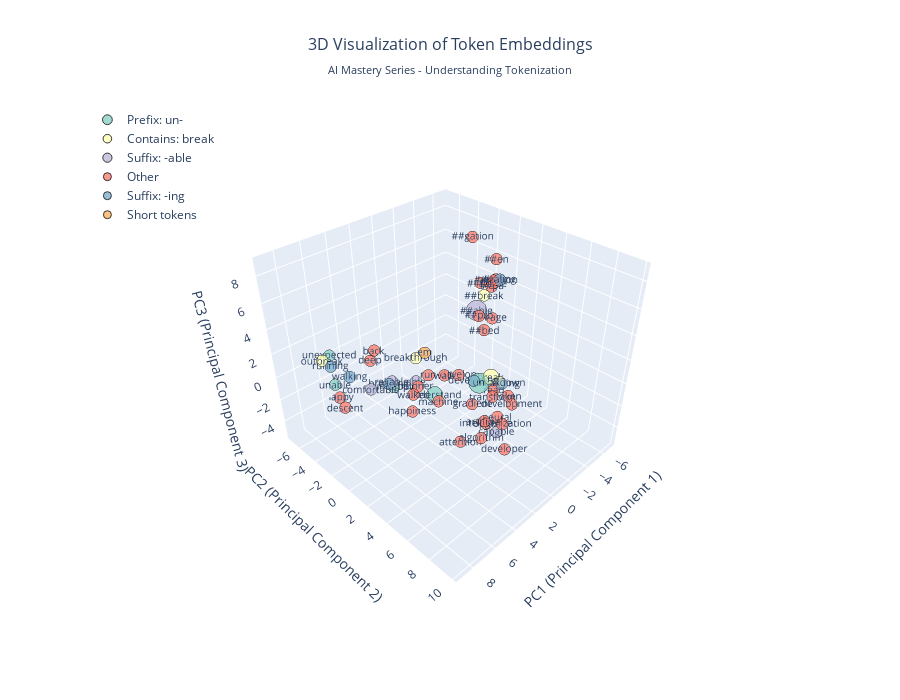
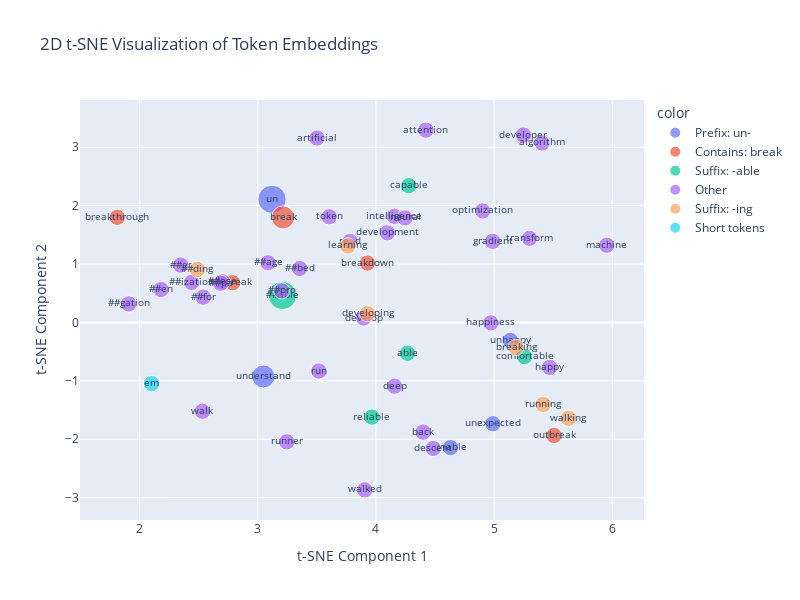

The notebook cell these images were saved under, in order:
### Code cell
# Get embeddings for unique tokens
unique_tokens = list(token_counts.keys())
print(f"\nGenerating embeddings for {len(unique_tokens)} unique tokens...")

embeddings, valid_tokens = get_token_embeddings(unique_tokens, tokenizer, model)
print(f"Generated embeddings shape: {embeddings.shape}")

# Reduce dimensions to 3D using PCA
print("\nReducing dimensions to 3D using PCA...")
pca = PCA(n_components=3)
embeddings_3d = pca.fit_transform(embeddings)

print(f"3D embeddings shape: {embeddings_3d.shape}")
print(f"Explained variance ratio: {pca.explained_variance_ratio_}")
print(f"Total explained variance: {sum(pca.explained_variance_ratio_):.3f}")

# Create dataframe for visualization
df_viz = pd.DataFrame({
    'token': valid_tokens,
    'x': embeddings_3d[:, 0],
    'y': embeddings_3d[:, 1],
    'z': embeddings_3d[:, 2],
    'frequency': [token_counts[token] for token in valid_tokens]
})

# Add categories for coloring
def categorize_token(token):
    if token.startswith('un'):
        return 'Prefix: un-'
    elif token.endswith('able'):
        return 'Suffix: -able'
    elif token.endswith('ing'):
        return 'Suffix: -ing'
    elif 'break' in token:
        return 'Contains: break'
    elif token in ['the', 'a', 'an', 'and', 'or', 'but']:
        return 'Common words'
    elif len(token) <= 2:
        return 'Short tokens'
    else:
        return 'Other'

df_viz['category'] = df_viz['token'].apply(categorize_token)

# Create 3D interactive plot with error handling
print("\nCreating 3D visualization...")

try:
    fig = go.Figure()

    # Add points for each category
    categories = df_viz['category'].unique()
    colors = px.colors.qualitative.Set3

    for i, category in enumerate(categories):
        mask = df_viz['category'] == category
        subset = df_viz[mask]
        
        fig.add_trace(go.Scatter3d(
            x=subset['x'],
            y=subset['y'],
            z=subset['z'],
            mode='markers+text',
            marker=dict(
                size=subset['frequency'] * 3 + 5,  # Size based on frequency
                color=colors[i % len(colors)],
                opacity=0.8,
                line=dict(width=1, color='black')
            ),
            text=subset['token'],
            textposition='middle center',
            textfont=dict(size=10),
            name=category,
            hovertemplate=
            '<b>Token:</b> %{text}<br>' +
            '<b>Category:</b> ' + category + '<br>' +
            '<b>Frequency:</b> %{marker.size}<br>' +
            '<b>Coordinates:</b> (%{x:.2f}, %{y:.2f}, %{z:.2f})<br>' +
            '<extra></extra>'
        ))

    # Update layout
    fig.update_layout(
        title={
            'text': '3D Visualization of Token Embeddings<br><sub>AI Mastery Series - Understanding Tokenization</sub>',
            'x': 0.5,
            'font': {'size': 16}
        },
        scene=dict(
            xaxis_title='PC1 (Principal Component 1)',
            yaxis_title='PC2 (Principal Component 2)',
            zaxis_title='PC3 (Principal Component 3)',
            camera=dict(
                eye=dict(x=1.5, y=1.5, z=1.5)
            )
        ),
        width=900,
        height=700,
        legend=dict(
            yanchor="top",
            y=0.99,
            xanchor="left",
            x=0.01
        )
    )

    # Display the plot with multiple fallback options
    try:
        fig.show()
        print("✅ 3D visualization displayed successfully!")
    except Exception as e:
        print(f"⚠️  Direct show() failed: {e}")
        try:
            # Try using plotly offline
            import plotly.offline as pyo
            pyo.iplot(fig)
            print("✅ 3D visualization displayed using offline mode!")
        except Exception as e2:
            print(f"⚠️  Offline mode failed: {e2}")
            # Save as HTML file as fallback
            fig.write_html("3d_token_visualization.html")
            print("💾 3D visualization saved as '3d_token_visualization.html'")
            print("   You can open this file in your browser to view the interactive 3D plot!")

except Exception as e:
    print(f"❌ Error creating 3D visualization: {e}")
    print("Trying alternative matplotlib visualization...")
    
    # Fallback to matplotlib 3D plot
    try:
        import matplotlib.pyplot as plt
        from mpl_toolkits.mplot3d import Axes3D
        
        fig_mpl = plt.figure(figsize=(12, 8))
        ax = fig_mpl.add_subplot(111, projection='3d')
        
        # Plot each category with different colors
        categories = df_viz['category'].unique()
        colors_mpl = plt.cm.Set3(np.linspace(0, 1, len(categories)))
        
        for i, category in enumerate(categories):
            mask = df_viz['category'] == category
            subset = df_viz[mask]
            
            ax.scatter(subset['x'], subset['y'], subset['z'], 
                      s=subset['frequency'] * 20 + 50,
                      c=[colors_mpl[i]], 
                      alpha=0.7,
                      label=category)
            
            # Add text labels
            for j, row in subset.iterrows():
                ax.text(row['x'], row['y'], row['z'], row['token'], 
                       fontsize=8, alpha=0.8)
        
        ax.set_xlabel('PC1')
        ax.set_ylabel('PC2')
        ax.set_zlabel('PC3')
        ax.set_title('3D Token Embeddings (Matplotlib Fallback)')
        ax.legend()
        
        plt.tight_layout()
        plt.show()
        print("✅ Alternative matplotlib 3D visualization displayed!")
        
    except Exception as e3:
        print(f"❌ Matplotlib fallback also failed: {e3}")
        print("📊 Data is ready but visualization failed. Check your environment setup.")

# Print insights
print("\n=== INSIGHTS FOR TOKENIZATION BENEFITS ===")
print("\n1. TOKENIZATION BENEFITS:")
print("   - Vocabulary reduction: Instead of thousands of words, we use fewer tokens")
print("   - Subword reusability: 'un', 'break', 'able' appear in multiple words")
print("   - Handles unknown words: New words can be broken into known subwords")

print("\n2. 3D VISUALIZATION INSIGHTS:")
print("   - Similar tokens cluster together in the embedding space")
print("   - Prefixes like 'un-' and suffixes like '-able' form their own regions")
print("   - Frequency affects the importance (size) of tokens")

print("\n3. PRACTICAL IMPLICATIONS:")
print("   - Models learn relationships between token parts")
print("   - Understanding 'break' helps with 'breaking', 'breakdown', etc.")
print("   - Efficient representation enables better AI language understanding")

# Create a simplified 2D version for easier viewing
print("\nCreating simplified 2D version...")

try:
    # Use t-SNE for 2D
    tsne = TSNE(n_components=2, random_state=42, perplexity=min(30, len(valid_tokens)-1))
    embeddings_2d = tsne.fit_transform(embeddings)

    fig_2d = px.scatter(
        x=embeddings_2d[:, 0],
        y=embeddings_2d[:, 1],
        color=df_viz['category'],
        size=df_viz['frequency'],
        text=df_viz['token'],
        title='2D t-SNE Visualization of Token Embeddings',
        labels={'x': 't-SNE Component 1', 'y': 't-SNE Component 2'},
        width=800,
        height=600
    )

    fig_2d.update_traces(textposition='middle center', textfont_size=10)
    
    try:
        fig_2d.show()
        print("✅ 2D visualization displayed successfully!")
    except Exception as e:
        print(f"⚠️  2D visualization show() failed: {e}")
        fig_2d.write_html("2d_token_visualization.html")
        print("💾 2D visualization saved as '2d_token_visualization.html'")

except Exception as e:
    print(f"❌ Error creating 2D visualization: {e}")
    print("Trying matplotlib 2D fallback...")
    
    try:
        import matplotlib.pyplot as plt
        
        # Simple 2D scatter plot
        plt.figure(figsize=(12, 8))
        
        # Plot each category with different colors
        categories = df_viz['category'].unique()
        colors_mpl = plt.cm.Set3(np.linspace(0, 1, len(categories)))
        
        for i, category in enumerate(categories):
            mask = df_viz['category'] == category
            subset = df_viz[mask]
            
            plt.scatter(subset['x'], subset['y'], 
                       s=subset['frequency'] * 20 + 50,
                       c=[colors_mpl[i]], 
                       alpha=0.7,
                       label=category)
            
            # Add text labels
            for j, row in subset.iterrows():
                plt.text(row['x'], row['y'], row['token'], 
                        fontsize=8, alpha=0.8)
        
        plt.xlabel('PC1')
        plt.ylabel('PC2')
        plt.title('2D Token Embeddings (Matplotlib Fallback)')
        plt.legend()
        plt.tight_layout()
        plt.show()
        print("✅ Alternative matplotlib 2D visualization displayed!")
        
    except Exception as e2:
        print(f"❌ All visualization methods failed: {e2}")
        print("📊 Data is available in df_viz DataFrame for manual inspection")

print("\n=== DEMO COMPLETE ===")
print("These visualizations show how:")
print("1. Words are broken into meaningful subword tokens")
print("2. Similar tokens cluster together in vector space")
print("3. This enables efficient and powerful language understanding in AI")

# Display the data table as backup
print("\n=== TOKEN DATA TABLE ===")
print(df_viz.head(10))
print(f"\nTotal tokens: {len(df_viz)}")
print(f"Categories: {df_viz['category'].unique()}")

### Figure 1 — Plotly figure (JSON) as saved in the notebook; plotly's stock layout.template omitted (floating-point values rounded to 4 significant figures)
{"data": [{"hovertemplate": "<b>Token:</b> %{text}<br><b>Category:</b> Prefix: un-<br><b>Frequency:</b> %{marker.size}<br><b>Coordinates:</b> (%{x:.2f}, %{y:.2f}, %{z:.2f})<br><extra></extra>", "marker": {"color": "rgb(141,211,199)", "line": {"color": "black", "width": 1}, "opacity": 0.8, "size": [14, 11, 8, 8, 8]}, "mode": "markers+text", "name": "Prefix: un-", "text": ["un", "understand", "unable", "unexpected", "unhappy"], "textfont": {"size": 10}, "textposition": "middle center", "type": "scatter3d", "x": [-1.659, 2.877, 7.963, 6.739, 0.2438], "y": [1.642, 1.686, -2.42, -4.641, -5.957], "z": [-1.511, -0.01684, 1.348, 1.979, -5.011]}, {"hovertemplate": "<b>Token:</b> %{text}<br><b>Category:</b> Contains: break<br><b>Frequency:</b> %{marker.size}<br><b>Coordinates:</b> (%{x:.2f}, %{y:.2f}, %{z:.2f})<br><extra></extra>", "marker": {"color": "rgb(255,255,179)", "line": {"color": "black", "width": 1}, "opacity": 0.8, "size": [8, 8, 8, 8, 11]}, "mode": "markers+text", "name": "Contains: break", "text": ["##break", "breakthrough", "outbreak", "breakdown", "break"], "textfont": {"size": 10}, "textposition": "middle center", "type": "scatter3d", "x": [-5.15, -0.3944, 7.658, -3.65, -3.764], "y": [-1.236, -3.837, -4.12, 1.98, 0.9917], "z": [3.308, -1.377, 2.268, -2.332, -2.428]}, {"hovertemplate": "<b>Token:</b> %{text}<br><b>Category:</b> Suffix: -able<br><b>Frequency:</b> %{marker.size}<br><b>Coordinates:</b> (%{x:.2f}, %{y:.2f}, %{z:.2f})<br><extra></extra>", "marker": {"color": "rgb(190,186,218)", "line": {"color": "black", "width": 1}, "opacity": 0.8, "size": [14, 8, 8, 8, 8]}, "mode": "markers+text", "name": "Suffix: -able", "text": ["##able", "capable", "reliable", "comfortable", "able"], "textfont": {"size": 10}, "textposition": "middle center", "type": "scatter3d", "x": [-5.077, -0.7075, 3.882, 2.587, 0.9684], "y": [-1.899, 4.358, -1.575, -5.919, -2.366], "z": [1.767, -4.013, -0.1252, -3.935, -2.111]}, {"hovertemplate": "<b>Token:</b> %{text}<br><b>Category:</b> Other<br><b>Frequency:</b> %{marker.size}<br><b>Coordinates:</b> (%{x:.2f}, %{y:.2f}, %{z:.2f})<br><extra></extra>", "marker": {"color": "rgb(251,128,114)", "line": {"color": "black", "width": 1}, "opacity": 0.8, "size": [8, 8, 8, 8, 8, 8, 8, 8, 8, 8, 8, 8, 8, 8, 8, 8, 8, 8, 8, 8, 8, 8, 8, 8, 8, 8, 8, 8, 8, 8, 8, 8, 8]}, "mode": "markers+text", "name": "Other", "text": ["##for", "##ese", "##en", "##age", "read", "happy", "happiness", "runner", "run", "walked", "walk", "development", "developer", "develop", "artificial", "intelligence", "machine", "deep", "token", "##ization", "##bed", "transform", "##er", "attention", "neural", "algorithm", "optimization", "gradient", "descent", "back", "##pro", "##pa", "##gation"], "textfont": {"size": 10}, "textposition": "middle center", "type": "scatter3d", "x": [-5.472, -6.131, -5.854, -5.979, -4.555, 4.837, 1.042, 4.504, 2.085, 5.718, 2.787, -4.184, 5.064, -2.0, 1.814, -1.537, 3.564, 4.338, -4.635, -5.352, -5.635, -1.236, -6.841, 5.24, -1.992, 5.56, -1.323, -1.157, 8.966, 5.274, -4.955, -5.778, -3.127], "y": [-1.93, -1.282, -0.7932, -1.052, 0.7073, -6.998, -2.823, 1.873, 0.2564, 2.8, 2.577, 2.869, 9.76, -0.7696, 5.348, 2.628, 2.813, -3.3, 2.1, -0.3278, -1.537, 3.353, -1.785, 6.449, 3.294, 8.398, 4.354, 1.487, 0.00235, -1.484, -1.524, -1.076, -0.6713], "z": [3.977, 3.948, 6.209, 1.022, -4.226, -4.099, -5.285, 1.645, 0.437, 2.19, 2.025, -4.289, 1.748, -2.235, -0.82, -4.778, 0.42, 1.025, -4.148, 4.92, -0.1324, -1.591, 3.704, 0.2922, -3.985, 2.05, -3.637, -3.303, 1.396, 3.219, 1.473, 3.872, 8.843]}, {"hovertemplate": "<b>Token:</b> %{text}<br><b>Category:</b> Suffix: -ing<br><b>Frequency:</b> %{marker.size}<br><b>Coordinates:</b> (%{x:.2f}, %{y:.2f}, %{z:.2f})<br><extra></extra>", "marker": {"color": "rgb(128,177,211)", "line": {"color": "black", "width": 1}, "opacity": 0.8, "size": [8, 8, 8, 8, 8, 8]}, "mode": "markers+text", "name": "Suffix: -ing", "text": ["breaking", "running", "walking", "developing", "learning", "##ding"], "textfont": {"size": 10}, "textposition": "middle center", "type": "scatter3d", "x": [1.22, 5.852, 7.004, -2.404, -5.361, -6.488], "y": [-5.326, -6.07, -2.071, 0.4514, 0.7713, -0.8888], "z": [-3.833, -0.1355, 1.655, -2.346, -4.078, 4.26]}, {"hovertemplate": "<b>Token:</b> %{text}<br><b>Category:</b> Short tokens<br><b>Frequency:</b> %{marker.size}<br><b>Coordinates:</b> (%{x:.2f}, %{y:.2f}, %{z:.2f})<br><extra></extra>", "marker": {"color": "rgb(253,180,98)", "line": {"color": "black", "width": 1}, "opacity": 0.8, "size": [8]}, "mode": "markers+text", "name": "Short tokens", "text": ["em"], "textfont": {"size": 10}, "textposition": "middle center", "type": "scatter3d", "x": [4.611], "y": [2.727], "z": [4.78]}], "layout": {"height": 700, "legend": {"x": 0.01, "xanchor": "left", "y": 0.99, "yanchor": "top"}, "scene": {"camera": {"eye": {"x": 1.5, "y": 1.5, "z": 1.5}}, "xaxis": {"title": {"text": "PC1 (Principal Component 1)"}}, "yaxis": {"title": {"text": "PC2 (Principal Component 2)"}}, "zaxis": {"title": {"text": "PC3 (Principal Component 3)"}}}, "title": {"font": {"size": 16}, "text": "3D Visualization of Token Embeddings<br><sub>AI Mastery Series - Understanding Tokenization</sub>", "x": 0.5}, "width": 900}}

### Figure 2 — Plotly figure (JSON) as saved in the notebook; plotly's stock layout.template omitted (floating-point values rounded to 4 significant figures)
{"data": [{"hovertemplate": "color=Prefix: un-<br>t-SNE Component 1=%{x}<br>t-SNE Component 2=%{y}<br>size=%{marker.size}<br>text=%{text}<extra></extra>", "legendgroup": "Prefix: un-", "marker": {"color": "#636efa", "size": [3, 2, 1, 1, 1], "sizemode": "area", "sizeref": 0.0075, "symbol": "circle"}, "mode": "markers+text", "name": "Prefix: un-", "orientation": "v", "showlegend": true, "text": ["un", "understand", "unable", "unexpected", "unhappy"], "textfont": {"size": 10}, "textposition": "middle center", "type": "scatter", "x": [3.121, 3.047, 4.632, 4.99, 5.138], "xaxis": "x", "y": [2.108, -0.9261, -2.144, -1.735, -0.307], "yaxis": "y"}, {"hovertemplate": "color=Contains: break<br>t-SNE Component 1=%{x}<br>t-SNE Component 2=%{y}<br>size=%{marker.size}<br>text=%{text}<extra></extra>", "legendgroup": "Contains: break", "marker": {"color": "#EF553B", "size": [1, 1, 1, 1, 2], "sizemode": "area", "sizeref": 0.0075, "symbol": "circle"}, "mode": "markers+text", "name": "Contains: break", "orientation": "v", "showlegend": true, "text": ["##break", "breakthrough", "outbreak", "breakdown", "break"], "textfont": {"size": 10}, "textposition": "middle center", "type": "scatter", "x": [2.788, 1.812, 5.507, 3.929, 3.214], "xaxis": "x", "y": [0.6801, 1.8, -1.936, 1.017, 1.798], "yaxis": "y"}, {"hovertemplate": "color=Suffix: -able<br>t-SNE Component 1=%{x}<br>t-SNE Component 2=%{y}<br>size=%{marker.size}<br>text=%{text}<extra></extra>", "legendgroup": "Suffix: -able", "marker": {"color": "#00cc96", "size": [3, 1, 1, 1, 1], "sizemode": "area", "sizeref": 0.0075, "symbol": "circle"}, "mode": "markers+text", "name": "Suffix: -able", "orientation": "v", "showlegend": true, "text": ["##able", "capable", "reliable", "comfortable", "able"], "textfont": {"size": 10}, "textposition": "middle center", "type": "scatter", "x": [3.209, 4.278, 3.966, 5.258, 4.267], "xaxis": "x", "y": [0.4612, 2.343, -1.621, -0.5865, -0.5279], "yaxis": "y"}, {"hovertemplate": "color=Other<br>t-SNE Component 1=%{x}<br>t-SNE Component 2=%{y}<br>size=%{marker.size}<br>text=%{text}<extra></extra>", "legendgroup": "Other", "marker": {"color": "#ab63fa", "size": [1, 1, 1, 1, 1, 1, 1, 1, 1, 1, 1, 1, 1, 1, 1, 1, 1, 1, 1, 1, 1, 1, 1, 1, 1, 1, 1, 1, 1, 1, 1, 1, 1], "sizemode": "area", "sizeref": 0.0075, "symbol": "circle"}, "mode": "markers+text", "name": "Other", "orientation": "v", "showlegend": true, "text": ["##for", "##ese", "##en", "##age", "read", "happy", "happiness", "runner", "run", "walked", "walk", "development", "developer", "develop", "artificial", "intelligence", "machine", "deep", "token", "##ization", "##bed", "transform", "##er", "attention", "neural", "algorithm", "optimization", "gradient", "descent", "back", "##pro", "##pa", "##gation"], "textfont": {"size": 10}, "textposition": "middle center", "type": "scatter", "x": [2.539, 2.699, 2.181, 3.087, 3.782, 5.471, 4.972, 3.245, 3.517, 3.905, 2.532, 4.097, 5.248, 3.896, 3.501, 4.155, 5.953, 4.158, 3.604, 2.439, 3.355, 5.3, 2.347, 4.423, 4.246, 5.405, 4.903, 4.989, 4.485, 4.399, 3.202, 2.686, 1.908], "xaxis": "x", "y": [0.4325, 0.6976, 0.5639, 1.022, 1.388, -0.7707, -0.008059, -2.045, -0.8328, -2.867, -1.521, 1.534, 3.21, 0.07565, 3.158, 1.817, 1.322, -1.093, 1.81, 0.6854, 0.9232, 1.44, 0.9821, 3.293, 1.789, 3.073, 1.91, 1.389, -2.158, -1.879, 0.5412, 0.6722, 0.3168], "yaxis": "y"}, {"hovertemplate": "color=Suffix: -ing<br>t-SNE Component 1=%{x}<br>t-SNE Component 2=%{y}<br>size=%{marker.size}<br>text=%{text}<extra></extra>", "legendgroup": "Suffix: -ing", "marker": {"color": "#FFA15A", "size": [1, 1, 1, 1, 1, 1], "sizemode": "area", "sizeref": 0.0075, "symbol": "circle"}, "mode": "markers+text", "name": "Suffix: -ing", "orientation": "v", "showlegend": true, "text": ["breaking", "running", "walking", "developing", "learning", "##ding"], "textfont": {"size": 10}, "textposition": "middle center", "type": "scatter", "x": [5.186, 5.415, 5.63, 3.929, 3.763, 2.49], "xaxis": "x", "y": [-0.4277, -1.404, -1.642, 0.1521, 1.31, 0.9077], "yaxis": "y"}, {"hovertemplate": "color=Short tokens<br>t-SNE Component 1=%{x}<br>t-SNE Component 2=%{y}<br>size=%{marker.size}<br>text=%{text}<extra></extra>", "legendgroup": "Short tokens", "marker": {"color": "#19d3f3", "size": [1], "sizemode": "area", "sizeref": 0.0075, "symbol": "circle"}, "mode": "markers+text", "name": "Short tokens", "orientation": "v", "showlegend": true, "text": ["em"], "textfont": {"size": 10}, "textposition": "middle center", "type": "scatter", "x": [2.102], "xaxis": "x", "y": [-1.047], "yaxis": "y"}], "layout": {"height": 600, "legend": {"itemsizing": "constant", "title": {"text": "color"}, "tracegroupgap": 0}, "title": {"text": "2D t-SNE Visualization of Token Embeddings"}, "width": 800, "xaxis": {"anchor": "y", "domain": [0, 1], "title": {"text": "t-SNE Component 1"}}, "yaxis": {"anchor": "x", "domain": [0, 1], "title": {"text": "t-SNE Component 2"}}}}
